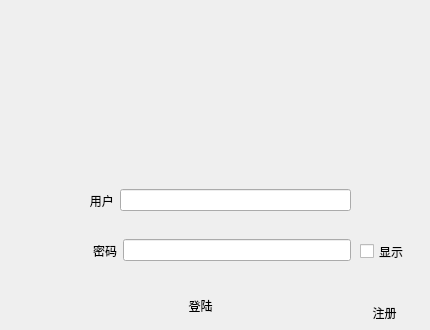
<?xml version="1.0" encoding="UTF-8"?>
<ui version="4.0">
 <class>inlog</class>
 <widget class="QWidget" name="inlog">
  <property name="geometry">
   <rect>
    <x>0</x>
    <y>0</y>
    <width>430</width>
    <height>330</height>
   </rect>
  </property>
  <property name="minimumSize">
   <size>
    <width>430</width>
    <height>330</height>
   </size>
  </property>
  <property name="maximumSize">
   <size>
    <width>430</width>
    <height>330</height>
   </size>
  </property>
  <property name="windowTitle">
   <string>Form</string>
  </property>
  <property name="styleSheet">
   <string notr="true">
.QWidge
{
	
	background-color: rgb(243, 243, 243);
}
QPushButton
{
    border:one;
}
QPushButton#btnmin
{
	image: url(:/imager/minus.png);
}
QPushButton#btnclose
{
	
	image: url(:/imager/close.png);
}
QPushButton#btnclose:hover
{
	image: url(:/imager/close.png);
}</string>
  </property>
  <widget class="QLabel" name="labtop">
   <property name="geometry">
    <rect>
     <x>0</x>
     <y>0</y>
     <width>430</width>
     <height>150</height>
    </rect>
   </property>
   <property name="minimumSize">
    <size>
     <width>430</width>
     <height>150</height>
    </size>
   </property>
   <property name="maximumSize">
    <size>
     <width>430</width>
     <height>150</height>
    </size>
   </property>
   <property name="styleSheet">
    <string notr="true">border-image: url(:/imager/beijin3.png);</string>
   </property>
   <property name="text">
    <string/>
   </property>
  </widget>
  <widget class="QPushButton" name="btnmin">
   <property name="geometry">
    <rect>
     <x>370</x>
     <y>0</y>
     <width>32</width>
     <height>32</height>
    </rect>
   </property>
   <property name="minimumSize">
    <size>
     <width>32</width>
     <height>32</height>
    </size>
   </property>
   <property name="maximumSize">
    <size>
     <width>32</width>
     <height>32</height>
    </size>
   </property>
   <property name="text">
    <string/>
   </property>
  </widget>
  <widget class="QPushButton" name="btnclose">
   <property name="geometry">
    <rect>
     <x>400</x>
     <y>0</y>
     <width>32</width>
     <height>32</height>
    </rect>
   </property>
   <property name="minimumSize">
    <size>
     <width>32</width>
     <height>32</height>
    </size>
   </property>
   <property name="maximumSize">
    <size>
     <width>32</width>
     <height>32</height>
    </size>
   </property>
   <property name="text">
    <string/>
   </property>
  </widget>
  <widget class="QWidget" name="widget" native="true">
   <property name="geometry">
    <rect>
     <x>0</x>
     <y>150</y>
     <width>431</width>
     <height>181</height>
    </rect>
   </property>
   <widget class="QPushButton" name="but_reg">
    <property name="geometry">
     <rect>
      <x>340</x>
      <y>150</y>
      <width>89</width>
      <height>25</height>
     </rect>
    </property>
    <property name="text">
     <string>注册</string>
    </property>
   </widget>
   <widget class="QWidget" name="horizontalLayoutWidget">
    <property name="geometry">
     <rect>
      <x>80</x>
      <y>30</y>
      <width>271</width>
      <height>41</height>
     </rect>
    </property>
    <layout class="QHBoxLayout" name="horizontalLayout">
     <item>
      <widget class="QLabel" name="label_3">
       <property name="text">
        <string>   用户</string>
       </property>
      </widget>
     </item>
     <item>
      <widget class="QLineEdit" name="let_name"/>
     </item>
    </layout>
   </widget>
   <widget class="QWidget" name="horizontalLayoutWidget_2">
    <property name="geometry">
     <rect>
      <x>80</x>
      <y>80</y>
      <width>271</width>
      <height>41</height>
     </rect>
    </property>
    <layout class="QHBoxLayout" name="horizontalLayout_2">
     <item>
      <widget class="QLabel" name="label">
       <property name="text">
        <string/>
       </property>
      </widget>
     </item>
     <item>
      <widget class="QLabel" name="label_2">
       <property name="text">
        <string>密码</string>
       </property>
      </widget>
     </item>
     <item>
      <widget class="QLineEdit" name="let_passwd"/>
     </item>
    </layout>
   </widget>
   <widget class="QCheckBox" name="checkBox">
    <property name="geometry">
     <rect>
      <x>360</x>
      <y>90</y>
      <width>92</width>
      <height>23</height>
     </rect>
    </property>
    <property name="text">
     <string>显示</string>
    </property>
   </widget>
   <widget class="QPushButton" name="but_inlog">
    <property name="geometry">
     <rect>
      <x>110</x>
      <y>140</y>
      <width>181</width>
      <height>31</height>
     </rect>
    </property>
    <property name="styleSheet">
     <string notr="true">font: 700 14pt &quot;Ubuntu Condensed&quot;;</string>
    </property>
    <property name="text">
     <string>登陆</string>
    </property>
   </widget>
  </widget>
 </widget>
 <resources/>
 <connections/>
</ui>
